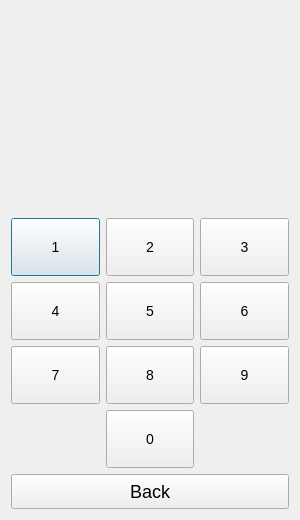
<?xml version="1.0" encoding="UTF-8"?>
<ui version="4.0">
 <class>passwordDialog</class>
 <widget class="QDialog" name="passwordDialog">
  <property name="minimumSize">
   <size>
    <width>300</width>
    <height>520</height>
   </size>
  </property>
  <property name="windowTitle">
   <string>Enter Pass...</string>
  </property>
  <layout class="QGridLayout" name="gridLayout_3">
   <item row="0" column="0">
    <layout class="QVBoxLayout" name="verticalLayout">
     <item>
      <layout class="QGridLayout" name="gridLayout_2">
       <item row="0" column="0">
        <widget class="QLabel" name="label_2">
         <property name="styleSheet">
          <string notr="true">font-size:24px;</string>
         </property>
         <property name="text">
          <string/>
         </property>
         <property name="alignment">
          <set>Qt::AlignCenter</set>
         </property>
        </widget>
       </item>
       <item row="1" column="0">
        <layout class="QGridLayout" name="gridLayout">
         <item row="0" column="0">
          <widget class="QPushButton" name="btn1">
           <property name="contextMenuPolicy">
            <enum>Qt::ActionsContextMenu</enum>
           </property>
           <property name="styleSheet">
            <string notr="true">padding:20px;
font-size:14px;</string>
           </property>
           <property name="text">
            <string>1</string>
           </property>
          </widget>
         </item>
         <item row="0" column="1">
          <widget class="QPushButton" name="btn3">
           <property name="styleSheet">
            <string notr="true">padding:20px;
font-size:14px;</string>
           </property>
           <property name="text">
            <string>2</string>
           </property>
          </widget>
         </item>
         <item row="0" column="2">
          <widget class="QPushButton" name="btn4">
           <property name="styleSheet">
            <string notr="true">padding:20px;
font-size:14px;</string>
           </property>
           <property name="text">
            <string>3</string>
           </property>
          </widget>
         </item>
         <item row="1" column="0">
          <widget class="QPushButton" name="btn6">
           <property name="styleSheet">
            <string notr="true">padding:20px;
font-size:14px;</string>
           </property>
           <property name="text">
            <string>4</string>
           </property>
          </widget>
         </item>
         <item row="1" column="1">
          <widget class="QPushButton" name="btn7">
           <property name="styleSheet">
            <string notr="true">padding:20px;
font-size:14px;</string>
           </property>
           <property name="text">
            <string>5</string>
           </property>
          </widget>
         </item>
         <item row="1" column="2">
          <widget class="QPushButton" name="btn5">
           <property name="styleSheet">
            <string notr="true">padding:20px;
font-size:14px;</string>
           </property>
           <property name="text">
            <string>6</string>
           </property>
          </widget>
         </item>
         <item row="2" column="0">
          <widget class="QPushButton" name="btn9">
           <property name="styleSheet">
            <string notr="true">padding:20px;
font-size:14px;</string>
           </property>
           <property name="text">
            <string>7</string>
           </property>
          </widget>
         </item>
         <item row="2" column="1">
          <widget class="QPushButton" name="backbtn">
           <property name="styleSheet">
            <string notr="true">padding:20px;
font-size:14px;</string>
           </property>
           <property name="text">
            <string>8</string>
           </property>
          </widget>
         </item>
         <item row="2" column="2">
          <widget class="QPushButton" name="btn8">
           <property name="styleSheet">
            <string notr="true">padding:20px;
font-size:14px;</string>
           </property>
           <property name="text">
            <string>9</string>
           </property>
          </widget>
         </item>
         <item row="3" column="1">
          <widget class="QPushButton" name="btn9_2">
           <property name="styleSheet">
            <string notr="true">padding:20px;
font-size:14px;</string>
           </property>
           <property name="text">
            <string>0</string>
           </property>
          </widget>
         </item>
        </layout>
       </item>
      </layout>
     </item>
     <item>
      <widget class="QPushButton" name="btn2">
       <property name="styleSheet">
        <string notr="true">padding:6px;
font-size:18px;</string>
       </property>
       <property name="text">
        <string>Back</string>
       </property>
      </widget>
     </item>
    </layout>
   </item>
  </layout>
 </widget>
 <resources/>
 <connections>
  <connection>
   <sender>btn2</sender>
   <signal>clicked()</signal>
   <receiver>passwordDialog</receiver>
   <slot>close()</slot>
   <hints>
    <hint type="sourcelabel">
     <x>109</x>
     <y>281</y>
    </hint>
    <hint type="destinationlabel">
     <x>371</x>
     <y>315</y>
    </hint>
   </hints>
  </connection>
 </connections>
</ui>
